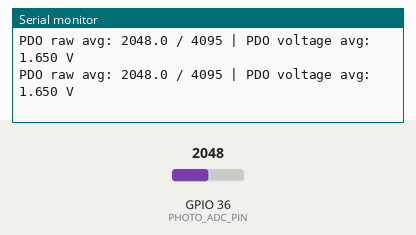
This sketch was run on a simulated ESP32. On the bench: the last lines printed to the serial monitor. The test bench sets the inputs (shaded band); at power-on: GPIO 36 (PHOTO_ADC_PIN) = 2048 (analog values on the 0–4095 scale).

Above: at 1.7 s.
1.8 s: GPIO 36 (PHOTO_ADC_PIN) set to 2866
At 2.04 s:
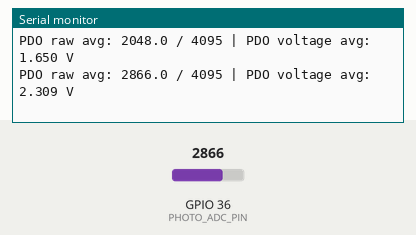
3.3 s: GPIO 36 (PHOTO_ADC_PIN) set to 3603
At 3.36 s:
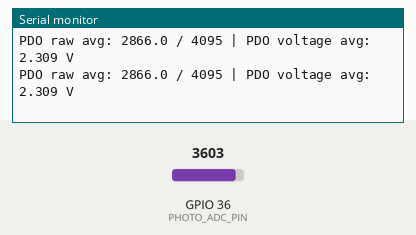
Timing chart, 0 to 6.3 s (numbered marks = the images above; inputs shaded):
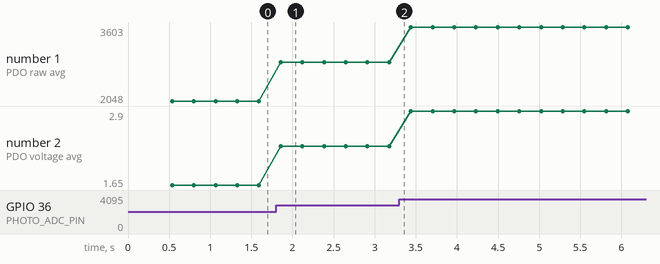

The sketch:

fadex_photodiode_adc_test.ino
```cpp
#include <Arduino.h>

// FadeX homebase photodiode / ADC bring-up test
//
// What this verifies:
// 1. The homebase PCB net "PDO" is really connected to the expected ESP32 pin.
// 2. The ESP32 ADC can measure the photodiode amplifier output.
// 3. The serial monitor reports a stable raw ADC count and voltage estimate.
//
// Pin mapping from the homebase schematic:
//   ESP32 module pin 4 -> GPIO36 / ADC1_CH0 -> PDO
//
// Why GPIO36 is okay here:
//   GPIO36 is input-only, which is exactly what we want for an ADC input.

//  Test
//   - feed a known voltage into the ESP32 ADC input before the analog front-end
//     is connected, or
//   - validate the assembled board by shining light on the photodiode and
//     watching PDO move.
//


constexpr int PHOTO_ADC_PIN = 36;
constexpr uint8_t ADC_RESOLUTION_BITS = 12;
constexpr unsigned long PRINT_PERIOD_MS = 250;
constexpr size_t ADC_AVERAGE_COUNT = 32;

void setup() {
  Serial.begin(115200);
  delay(500);

  analogReadResolution(ADC_RESOLUTION_BITS);
  analogSetPinAttenuation(PHOTO_ADC_PIN, ADC_11db);

  Serial.println();
  Serial.println("FadeX photodiode ADC test");
  Serial.println("Homebase schematic mapping:");
  Serial.println("  PDO -> GPIO36 / ADC1_CH0");
  Serial.println("ADC configuration:");
  Serial.println("  Resolution: 12 bits");
  Serial.println("  Attenuation: 11 dB");
  Serial.println("Expected use:");
  Serial.println("  Read the OPA380 photodiode amplifier output on PDO.");
  Serial.println("Reminder:");
  Serial.println("  Keep any external test voltage between 0 V and 3.3 V.");
  Serial.println("  Avoid back-driving the assembled op-amp output.");
  Serial.println();
}

void loop() {
  uint32_t rawSum = 0;
  uint32_t milliVoltSum = 0;

  // Average several readings so the serial output is easier to interpret.
  for (size_t i = 0; i < ADC_AVERAGE_COUNT; ++i) {
    rawSum += analogRead(PHOTO_ADC_PIN);
    milliVoltSum += analogReadMilliVolts(PHOTO_ADC_PIN);
    delayMicroseconds(200);
  }

  const float rawAverage = static_cast<float>(rawSum) / ADC_AVERAGE_COUNT;
  const float milliVoltAverage =
      static_cast<float>(milliVoltSum) / ADC_AVERAGE_COUNT;
  const float voltage = milliVoltAverage / 1000.0f;

  Serial.print("PDO raw avg: ");
  Serial.print(rawAverage, 1);
  Serial.print(" / 4095");
  Serial.print(" | PDO voltage avg: ");
  Serial.print(voltage, 3);
  Serial.println(" V");

  delay(PRINT_PERIOD_MS);
}
```

Measured:
- after the input at 1.8 s, the serial monitor: prints a new line after 0.06 s (image 1)
- plotted number 1: 2048 → 2866 after the input at 1.8 s, 2866 → 3603 after the input at 3.3 s
- plotted number 2: 1.65 → 2.31 after the input at 1.8 s, 2.31 → 2.9 after the input at 3.3 s
